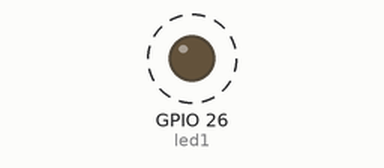
Bench run of a program on a simulated ESP32 board running MicroPython. On the bench: output pins drawn as LEDs (lit = HIGH). Dashed ring = blinking.

Above: at 0.05 s.
Timing chart, 0 to 3.0 s (numbered marks = the images above):
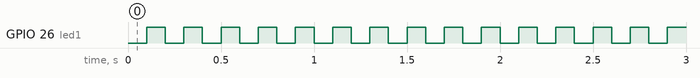

The program:

oevese3.2.py
```python
from machine import Timer, Pin
"""
3.2 - Lav en hardware Timer med en callback-funktion
der periodisk toggler en LED hvert 100 millisekund
"""
led1 = Pin(26, Pin.OUT)
timer_0 = Timer(0)

def toggle_led1(obj):
    led1.value(not led1.value())

timer_0.init(period=100, mode=Timer.PERIODIC, callback=toggle_led1)
```

Measured:
- by itself, GPIO 26 (led1): alternates HIGH for 0.10 s and LOW for 0.10 s
